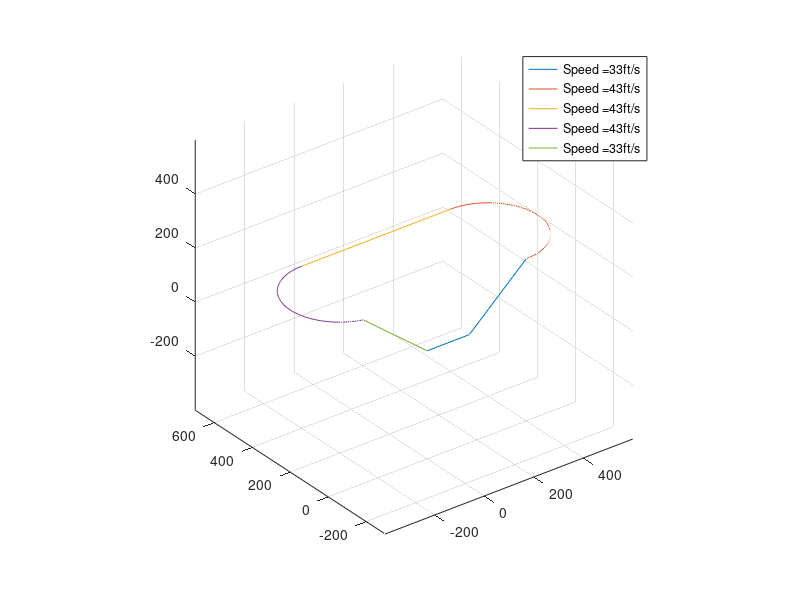

Here is the MATLAB script that generated this plot:
clear all
close all
clc
%% Initial Calcs

Flight_Altitude = 200;
Speed = [10 13 13 13 10];
SP = Speed*3.28084;

A = -pi/2;
B = pi/2;
C = pi/2;
D = sqrt(2)*pi;

t1 = linspace(A, B, 100); 
t2 = linspace(C,D,100);
r = 200;

%% Path

X1 = [0 170 400];
Y1 = [0 0 0];
Z1 = [0 0 Flight_Altitude];
d1 = diff([X1(:) Y1(:) Z1(:)]); 
L1 = sum(sqrt(sum(d1.*d1,2)));
S1 = SP(1);
X2 = (r * cos(t1))+400;
Y2 = (r * sin(t1))+200;
Z2 = ones(1,100)*Flight_Altitude;
d2 = diff([X2(:) Y2(:) Z2(:)]); 
L2 = sum(sqrt(sum(d2.*d2,2)));
S2 = SP(2);

X3 = [X2(end) X2(end)-600];
Y3 = [Y2(end) Y2(end)];
Z3 = [Z2(end) Z2(end)];
d3 = diff([X3(:) Y3(:) Z3(:)]); 
L3 = sum(sqrt(sum(d3.*d3,2)));
S3 = SP(3);

X4 = (r * cos(t2))-200;
Y4 = (r * sin(t2))+200;
Z4 = ones(1,100)*Flight_Altitude;
d4 = diff([X4(:) Y4(:) Z4(:)]); 
L4 = sum(sqrt(sum(d4.*d4,2)));
S4 = SP(4);

X5 = [X4(end) X1(1)];
Y5 = [Y4(end) Y1(1)];
Z5 = [Z4(end) Z1(1)];
d5 = diff([X5(:) Y5(:) Z5(:)]); 
L5 = sum(sqrt(sum(d5.*d5,2)));
S5 = SP(5);

%% Concatination

X = [X1 X2 X3 X4 X5];
Y = [Y1 Y2 Y3 Y4 Y5];
Z = [Z1 Z2 Z3 Z4 Z5];

%% Post Calcs

T1 = L1/S1;
T2 = L2/S2;
T3 = L3/S3;
T4 = L4/S4;
T5 = L5/S5;

Length = L1+L2+L3+L4+L5;
Time = T1+T2+T3+T4+T5;
  
    
%% Plot

figure(1)
p1 = plot3(X1, Y1, Z1);
hold on
p2 = plot3(X2, Y2, Z2);
hold on
p3 = plot3(X3, Y3, Z3);
hold on
p4 = plot3(X4, Y4, Z4);
hold on
p5 = plot3(X5, Y5, Z5);
hold on
grid on
axis equal


leg1 = strcat('Speed = ', num2str(round(S1)),'ft/s');
leg2 = strcat('Speed = ', num2str(round(S2)),'ft/s');
leg3 = strcat('Speed = ', num2str(round(S3)),'ft/s');
leg4 = strcat('Speed = ', num2str(round(S4)),'ft/s');
leg5 = strcat('Speed = ', num2str(round(S5)),'ft/s');

legend([p1 p2 p3 p4 p5],leg1,leg2,leg3,leg4,leg5)

%% Output

fprintf('Distance (ft) = %s \n', num2str(Length))
fprintf('Time (s) = %s \n', num2str(Time))
